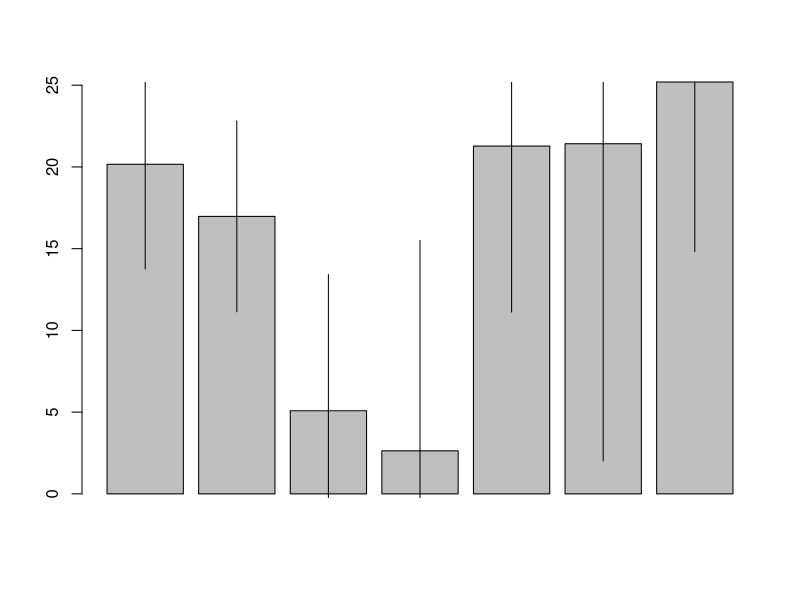
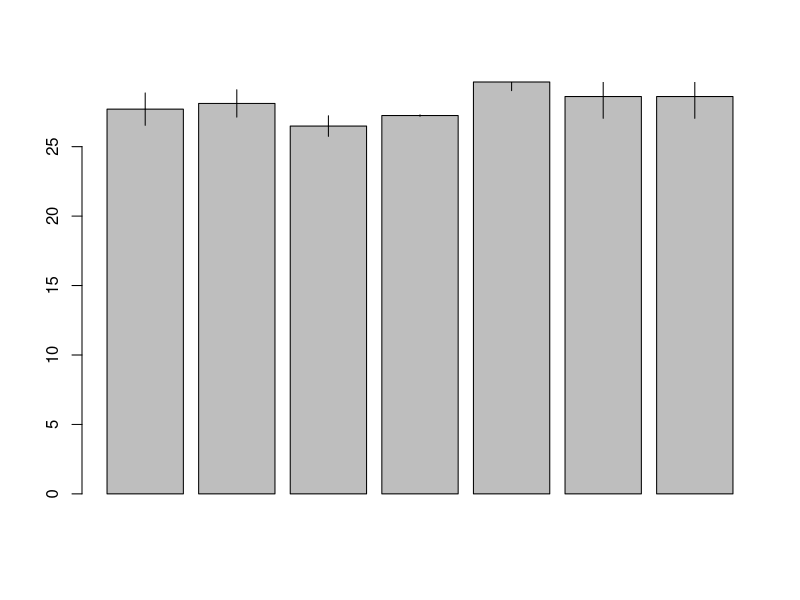
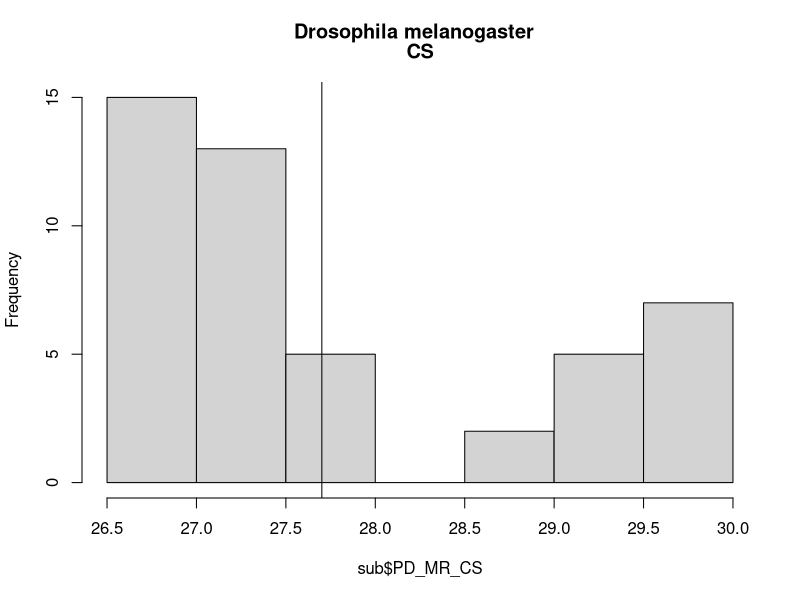
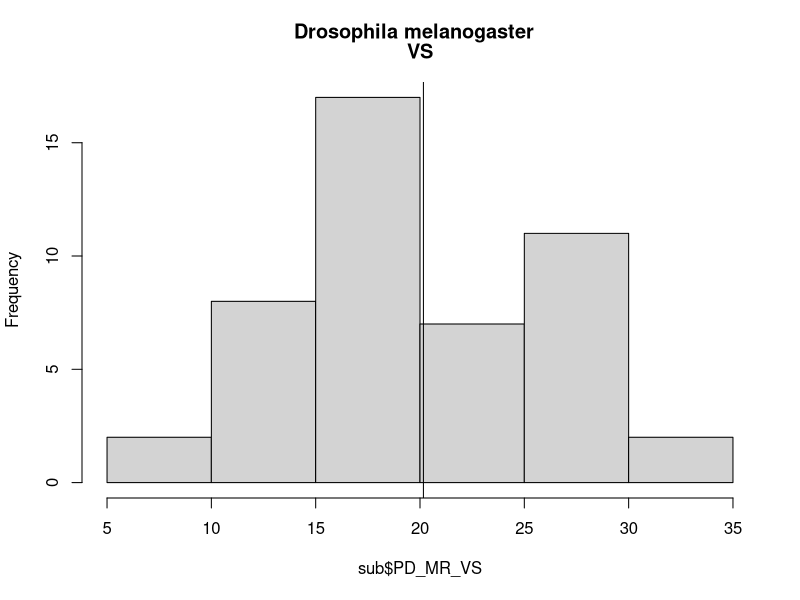
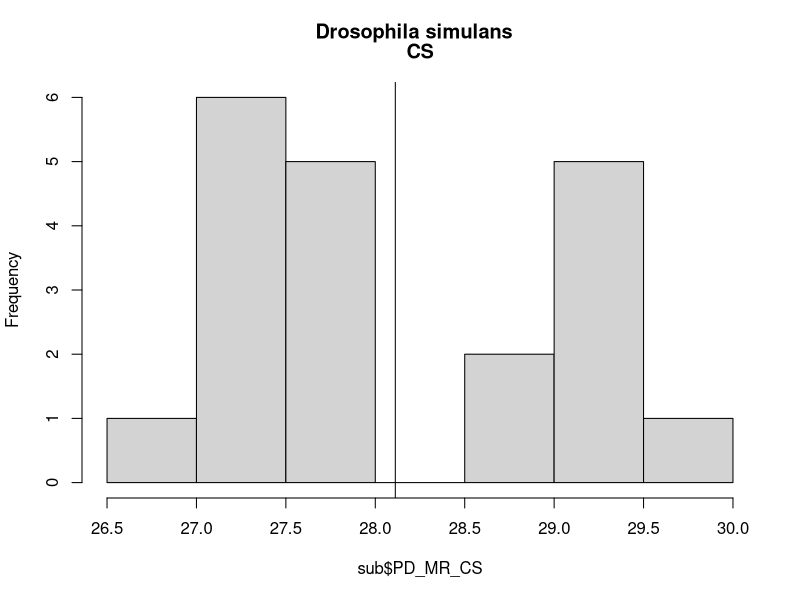
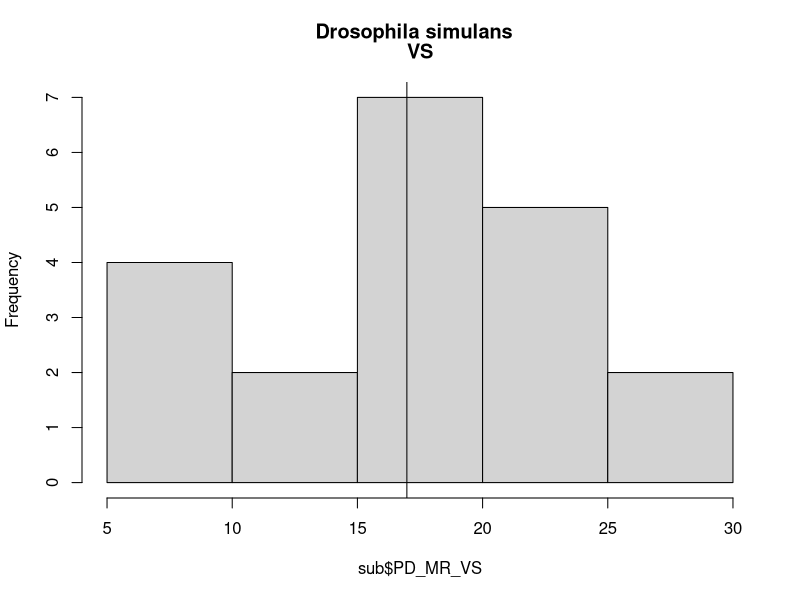
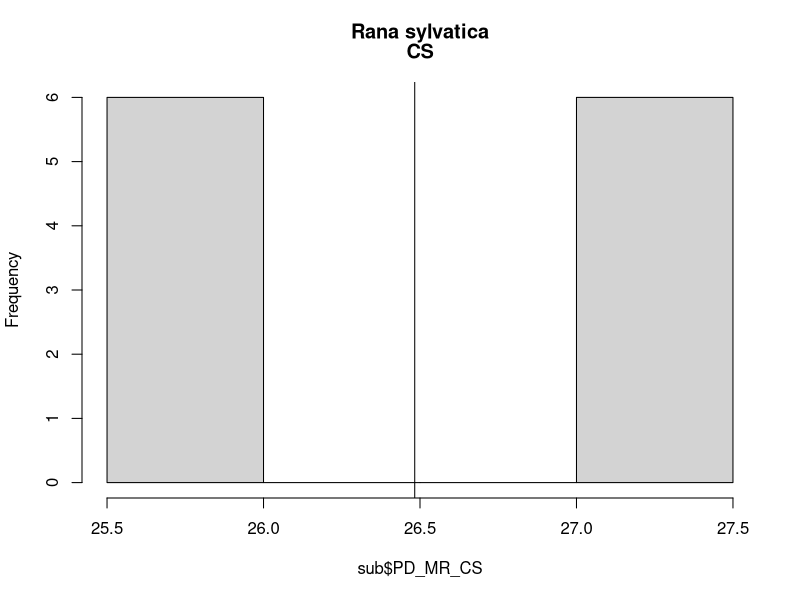
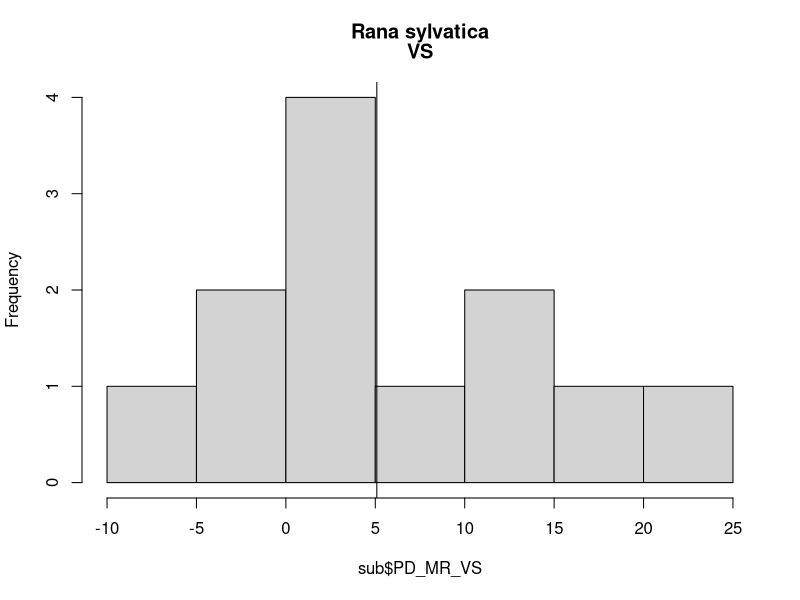

Generate these figures, in order, with R:
# Read in clean data
replicates_data = read.csv("clean_data_MTEecto.csv", stringsAsFactors = FALSE)

#---------------METABOLIC RATE ANALYSIS & VISUALIZATION----------

### Metabolic rate percent differences
replicates_data$PD_MR_CS = ((replicates_data$constantmass_metrate / replicates_data$initial_metrate) - 1) * 100
replicates_data$PD_MR_VS = ((replicates_data$final_metrate / replicates_data$initial_metrate) - 1) * 100

library(dplyr)
species_data = replicates_data %>% 
  group_by(species) %>% 
  summarise_each(funs(mean, sd), PD_MR_CS, PD_MR_VS)

occurrences = replicates_data %>% 
  group_by(species) %>% 
  summarise(count = n())
species_data$occurrences = occurrences$count

# Looking at variation in percent differences for each species w/ sufficient pairs
species_data = species_data[order(species_data$occurrences, decreasing = TRUE),]
sub_species_data = species_data[1:7,]
bp_VS = barplot(sub_species_data$PD_MR_VS_mean)
arrows(bp_VS, sub_species_data$PD_MR_VS_mean + sub_species_data$PD_MR_VS_sd, bp_VS, sub_species_data$PD_MR_VS_mean, angle = 90, code = 0)
arrows(bp_VS, sub_species_data$PD_MR_VS_mean - sub_species_data$PD_MR_VS_sd, bp_VS, sub_species_data$PD_MR_VS_mean, angle = 90, code = 0)
bp_CS = barplot(sub_species_data$PD_MR_CS_mean)
arrows(bp_CS, sub_species_data$PD_MR_CS_mean + sub_species_data$PD_MR_CS_sd, bp_CS, sub_species_data$PD_MR_CS_mean, angle = 90, code = 0)
arrows(bp_CS, sub_species_data$PD_MR_CS_mean - sub_species_data$PD_MR_CS_sd, bp_CS, sub_species_data$PD_MR_CS_mean, angle = 90, code = 0)

# PD distributions by species
for (species_name in unique(sub_species_data$species)){
  sub = filter(replicates_data, species == species_name)
  #plot(density(sub$PD_MR_CS), main = c(species_name, "CS"))
  hist(sub$PD_MR_CS, main = c(species_name, "CS"))
  abline(v = mean(sub$PD_MR_CS))
  #plot(density(sub$PD_MR_VS), main = c(species_name, "VS"))
  hist(sub$PD_MR_VS, main = c(species_name, "VS"))
  abline(v = mean(sub$PD_MR_VS))
}

# Looking at one species
single = replicates_data[replicates_data$species == "Rana sylvatica",]
barplot(single$PD_MR_CS, col = "white")
barplot(single$PD_MR_VS, col = rgb(0, 0, 0, alpha = 0.3), add = TRUE)
barplot(single$constantmass_metrate, col = rgb(0, 0, 1, alpha = 0.3))
barplot(single$final_metrate, col = rgb(0, 1, 0, alpha = 0.3), add = TRUE)
barplot(single$initial_metrate, col = rgb(1, 0, 0, alpha = 0.3), add = TRUE)

species_data$PD_MR_diff = species_data$PD_MR_CS_mean - species_data$PD_MR_VS_mean
species_data = species_data[order(species_data$PD_MR_diff, decreasing = TRUE),]

# Barplot
barplot(species_data$PD_MR_VS_mean, col = "green", xlab = "Species", ylab = "MR change due to temp increase")
barplot(species_data$PD_MR_CS_mean, col = rgb(0, 0, 0, alpha = 0.3), add = TRUE)
legend("topright", c("constant mass/no STR", "varying mass/STR"), fill = c("white", "green"))

# T-test or something? 
#TODO: paired t-test comparing constant mass and varying mass MR PDs

#------------------MASS ANALYSIS & VISUALIZATION---------------

### Mass percent difference
replicates_data$PD_mass = ((replicates_data$constantmetrate_mass / replicates_data$initial_mass) - 1) * 100

mass_comparison = replicates_data %>%
  group_by(species) %>%
  summarise_each(funs(mean), PD_mass)
species_data$PD_mass = mass_comparison$PD_mass

# Plot
plot(density(species_data$PD_mass), main = "Needed decrease in mass", xlim = c(-40, 10))
species_data$PD_mass_null = rnorm(45, mean = 0, sd = sd(species_data$PD_mass))
lines(density(species_data$PD_mass_null), col = "red")
legend("topright", c("red = null", "black = actual"))
